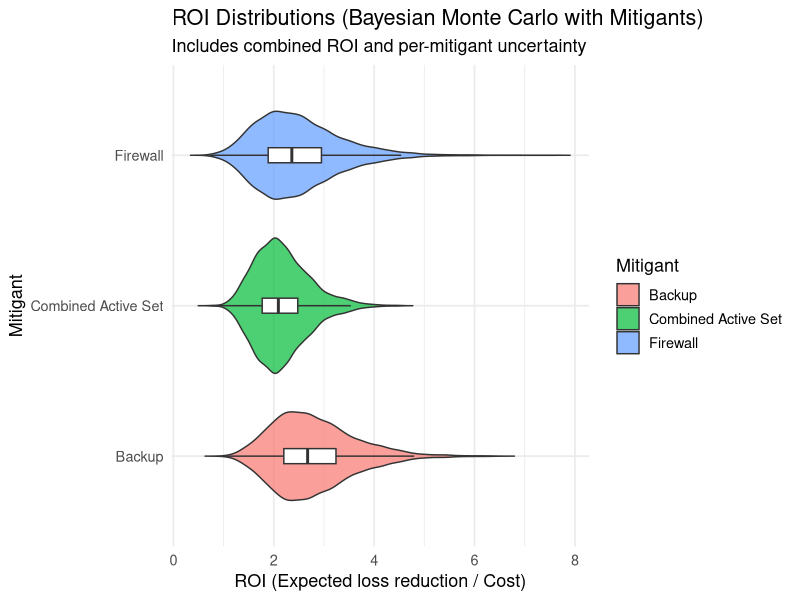

The R script that drew this image:
# =====================================================
# Bayesian Monte Carlo Loss Model with Mitigants & ROI
# =====================================================

set.seed(42)

# ------------------ 1) Inputs ------------------
# Three-point expert estimates (treated as 5th/50th/95th percentiles)
lower <- 2850000
median_val <- 10000000
upper <- 28500000
prob_event <- 0.025
n_post_draws <- 5000

# Mitigants definition
mitigants <- data.frame(
  Name = c("Firewall", "Backup", "Monitoring"),
  Active = c(TRUE, TRUE, FALSE),
  ProbLow = c(0.6, 0.7, 0.8),   # lower bound for probability reduction factor
  ProbHigh = c(0.9, 0.95, 0.95),
  SevLow = c(0.9, 0.5, 0.7),    # severity reduction factor (lower = better)
  SevHigh = c(1.0, 0.8, 0.9),
  CostLow = c(20000, 30000, 15000),
  CostHigh = c(50000, 70000, 40000),
  stringsAsFactors = FALSE
)

# Filter only active mitigants
active_mitigants <- mitigants[mitigants$Active, ]
n_mit <- nrow(active_mitigants)

# ------------------ 2) Lognormal fit (Bayesian style) ------------------
# We'll treat the three expert points as uncertain inputs, drawing mu/sigma per iteration.

# Percentiles
p_low <- 0.05
p_med <- 0.5
p_high <- 0.95

# Calculate z-values
z_low <- qnorm(p_low)
z_high <- qnorm(p_high)

# derive base mu/sigma with slight noise to reflect expert uncertainty
mu_base <- (log(lower) + log(upper)) / 2
sigma_base <- (log(upper) - log(lower)) / (z_high - z_low)

mu_draws <- rnorm(n_post_draws, mean = mu_base, sd = 0.2)
sigma_draws <- rnorm(n_post_draws, mean = sigma_base, sd = 0.1 * sigma_base)

# ------------------ 3) Robust, vectorized PERT utilities ------------------
rpert_single <- function(n, min, mode, max, lambda = 4) {
  if (min == max) return(rep(min, n))
  alpha <- 1 + lambda * (mode - min) / (max - min)
  beta  <- 1 + lambda * (max - mode) / (max - min)
  u <- rbeta(n, alpha, beta)
  min + u * (max - min)
}

rpert_multi <- function(n, low, mode = NULL, high, lambda = 4) {
  low <- as.numeric(low); high <- as.numeric(high)
  k <- length(low)
  if (is.null(mode)) mode <- (low + high) / 2
  mode <- as.numeric(mode)
  if (length(mode) == 1) mode <- rep(mode, k)
  out <- matrix(NA_real_, nrow = n, ncol = k)
  for (j in seq_len(k)) {
    out[, j] <- rpert_single(n, low[j], mode[j], high[j], lambda = lambda)
  }
  colnames(out) <- if (!is.null(names(low))) names(low) else paste0("V", seq_len(k))
  out
}

# ------------------ 4) Monte Carlo simulation ------------------
expected_losses <- list()

for (i in 1:n_post_draws) {
  mu <- mu_draws[i]
  sigma <- abs(sigma_draws[i])
  expected_losses[[i]] <- prob_event * exp(mu + 0.5 * sigma^2)
}

expected_losses <- unlist(expected_losses)
exp_loss_post <- data.frame(Base = expected_losses)

# Generate mitigated expected losses
for (m in seq_len(n_mit)) {
  prob_factor <- rpert_single(n_post_draws,
                              min = active_mitigants$ProbLow[m],
                              mode = (active_mitigants$ProbLow[m] + active_mitigants$ProbHigh[m]) / 2,
                              max = active_mitigants$ProbHigh[m])
  sev_factor <- rpert_single(n_post_draws,
                             min = active_mitigants$SevLow[m],
                             mode = (active_mitigants$SevLow[m] + active_mitigants$SevHigh[m]) / 2,
                             max = active_mitigants$SevHigh[m])
  exp_loss_post[[active_mitigants$Name[m]]] <- expected_losses * prob_factor * sev_factor
}

# Combined scenario
prob_combined <- apply(rpert_multi(n_post_draws,
                                   low = active_mitigants$ProbLow,
                                   mode = (active_mitigants$ProbLow + active_mitigants$ProbHigh) / 2,
                                   high = active_mitigants$ProbHigh), 1, prod)
sev_combined <- apply(rpert_multi(n_post_draws,
                                  low = active_mitigants$SevLow,
                                  mode = (active_mitigants$SevLow + active_mitigants$SevHigh) / 2,
                                  high = active_mitigants$SevHigh), 1, prod)
exp_loss_post$Combined <- expected_losses * prob_combined * sev_combined

# ------------------ 5) ROI computation ------------------
costs_mat <- rpert_multi(n_post_draws,
                         low = active_mitigants$CostLow,
                         mode = (active_mitigants$CostLow + active_mitigants$CostHigh) / 2,
                         high = active_mitigants$CostHigh)

roi_list <- list()
for (m in seq_len(n_mit)) {
  loss_reduction_vec <- exp_loss_post$Base - exp_loss_post[[active_mitigants$Name[m]]]
  roi_vec <- loss_reduction_vec / costs_mat[, m]
  roi_list[[m]] <- roi_vec
}

# Combined ROI
combined_cost_vec <- rowSums(costs_mat)
loss_reduction_comb <- exp_loss_post$Base - exp_loss_post$Combined
roi_combined_vec <- loss_reduction_comb / combined_cost_vec

# ------------------ 6) Violin plots for ROI ------------------
library(ggplot2)
roi_df <- data.frame(
  Mitigant = rep(active_mitigants$Name, each = n_post_draws),
  ROI = unlist(roi_list)
)
roi_df <- rbind(roi_df, data.frame(Mitigant = "Combined Active Set", ROI = roi_combined_vec))

ggplot(roi_df, aes(x = Mitigant, y = ROI, fill = Mitigant)) +
  geom_violin(trim = FALSE, alpha = 0.7) +
  geom_boxplot(width = 0.1, fill = "white", outlier.shape = NA) +
  theme_minimal(base_size = 13) +
  labs(title = "ROI Distributions (Bayesian Monte Carlo with Mitigants)",
       subtitle = "Includes combined ROI and per-mitigant uncertainty",
       y = "ROI (Expected loss reduction / Cost)") +
  coord_flip()
